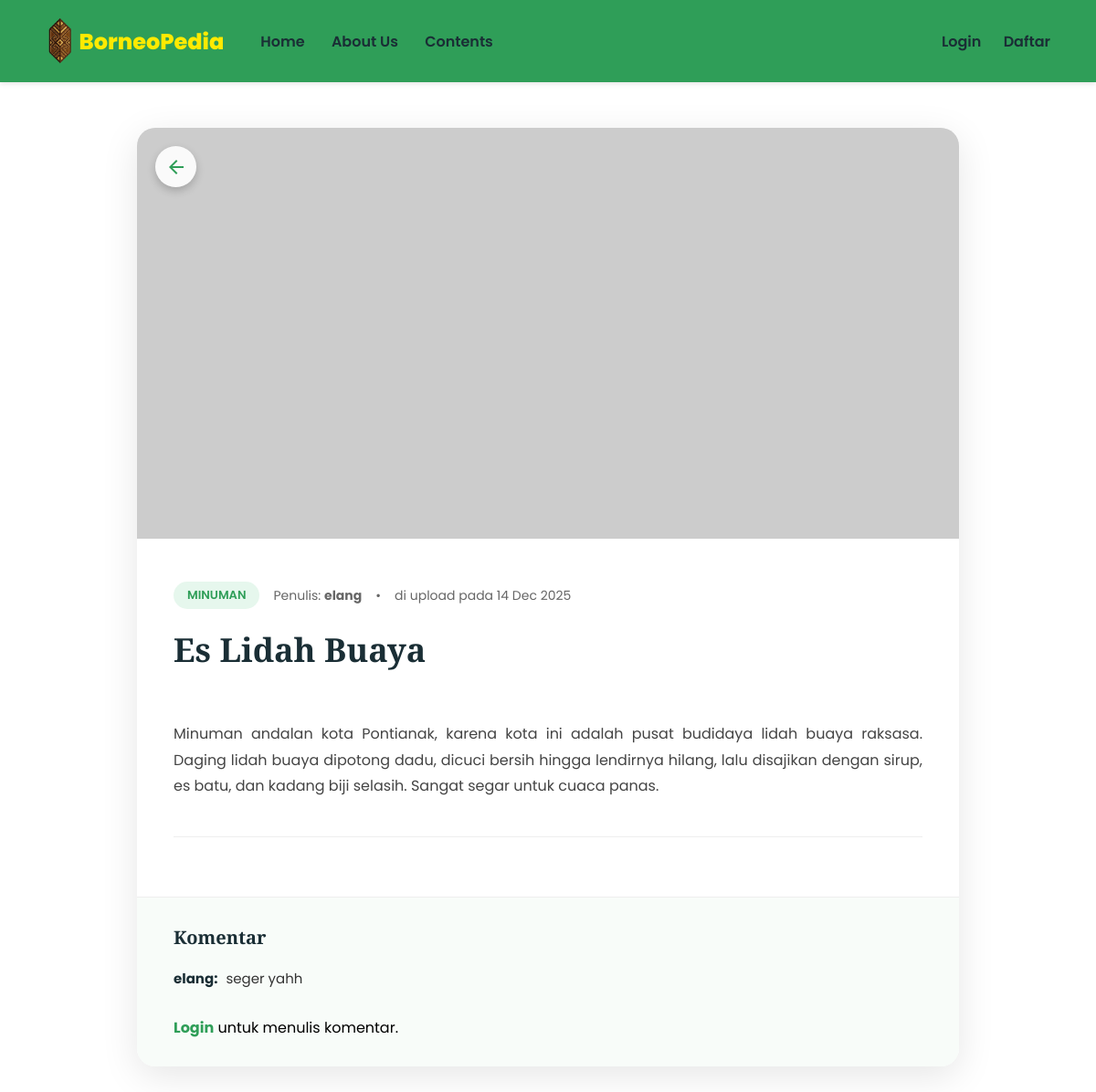
/detail.php?id=8, run on the app's committed database.
### tables this page shows
CREATE TABLE `contents` (
  `id` int(11) NOT NULL,
  `user_id` int(11) NOT NULL,
  `nama` varchar(100) NOT NULL,
  `tipe` varchar(50) NOT NULL,
  `informasi` text NOT NULL,
  `foto` varchar(255) NOT NULL,
  `created_at` timestamp NOT NULL DEFAULT current_timestamp()
);

CREATE TABLE `users` (
  `id` int(11) NOT NULL,
  `username` varchar(50) NOT NULL,
  `password` varchar(255) NOT NULL
);

CREATE TABLE `komentar` (
  `id` int(11) NOT NULL,
  `content_id` int(11) NOT NULL,
  `user_id` int(11) NOT NULL,
  `isi` text NOT NULL,
  `tanggal` timestamp NOT NULL DEFAULT current_timestamp()
);

### detail.php (the view, shortened to what this page needs)
<?php
include 'koneksi.php';
$id_content = $_GET['id'];
$query = mysqli_query($conn, "SELECT contents.*, users.username
                              FROM contents
                              JOIN users ON contents.user_id = users.id
                              WHERE contents.id = '$id_content'");
$data = mysqli_fetch_assoc($query);
$query_komen = mysqli_query($conn, "SELECT komentar.*, users.username
                                    FROM komentar
                                    JOIN users ON komentar.user_id = users.id
                                    WHERE content_id = '$id_content'
                                    ORDER BY tanggal DESC");
?>
<!DOCTYPE html>
<html lang="id">
<head>
</head>
<body>
    <nav>
        <div class="nav-left">
             <a href="index.php" class="logo">
            <img src="asset/logofix.png" class="logo-img"> BorneoPedia</a>
            <div class="nav-links">
                <a href="index.php">Home</a>
                <a href="about.php">About Us</a>
                <a href="contents.php">Contents</a>
            </div>
        </div>
        <div class="nav-right">
            <?php if(isset($_SESSION['status']) && $_SESSION['status'] == 'login'): ?>
                <span>Hi, <?php echo $_SESSION['username']; ?></span>
                <a href="upload.php">Upload +</a>
                <a href="logout.php">Logout</a>
            <?php else: ?>
                <a href="login.php">Login</a>
                <a href="register.php">Daftar</a>
            <?php endif; ?>
        </div>
    </nav>
    <main class="detail-container">
        <div class="card-detail">
            <a href="contents.php" class="btn-back-arrow" title="Kembali">
                <svg class="icon-back" viewBox="0 0 24 24">
                    <path d="M20 11H7.83l5.59-5.59L12 4l-8 8 8 8 1.41-1.41L7.83 13H20v-2z"></path>
                </svg>
            </a>
            <img src="<?php echo $data['foto']; ?>" class="detail-img" onerror="this.src='https://via.placeholder.com/800x450?text=Gambar+Tidak+Valid'">
            <div class="detail-body">
                <div class="meta-header">
                    <span class="badge-type"><?php echo $data['tipe']; ?></span>
                    <span>Penulis: <b><?php echo $data['username']; ?></b></span>
                    <span>&bull;</span>
                    <span>di upload pada <?php echo date('d M Y', strtotime($data['created_at'])); ?></span>
                </div>
                <h1><?php echo $data['nama']; ?></h1>
                <div class="content-text">
                    <?php echo nl2br(htmlspecialchars($data['informasi'])); ?>
                </div>
                <div class="action-area">
                </div>
            </div>
            <div class="comment-section">
                <h3 class="comment-title">Komentar</h3>
                <div class="comment-list">
                    <?php if(mysqli_num_rows($query_komen) > 0): ?>
                        <?php while($komen = mysqli_fetch_assoc($query_komen)): ?>
                            <div class="comment-item">
                                <span class="comment-user"><?php echo $komen['username']; ?>:</span>
                                <span><?php echo htmlspecialchars($komen['isi']); ?></span>
                            </div>
                        <?php endwhile; ?>
                    <?php else: ?>
                        <p style="color:#aaa; font-style:italic;">Belum ada komentar.</p>
                    <?php endif; ?>
                </div>
                <?php if(isset($_SESSION['status']) && $_SESSION['status'] == 'login'): ?>
                    <form method="POST" class="comment-form">
                        <input type="text" name="isi_komentar" class="input-comment" placeholder="Tulis komentar..." required autocomplete="off">
                        <button type="submit" name="kirim_komentar" class="btn-send">
                            <svg class="icon-send" viewBox="0 0 24 24">
                                <path d="M2.01 21L23 12 2.01 3 2 10l15 2-15 2z"></path>
                            </svg>
                        </button>
                    </form>
                <?php else: ?>
                    <p><a href="login.php" style="color:#2F9E58; font-weight:bold;">Login</a> untuk menulis komentar.</p>
                <?php endif; ?>
            </div>
        </div>
    </main>
</body>
</html>

### detail.php (style rules this page uses)
* { margin: 0; padding: 0; box-sizing: border-box; text-decoration: none; }
html, body { margin: 0; padding: 0; width: 100%; height: 100%; }
body { font-family: 'Poppins', sans-serif; background-image: url('asset/bg_kedua.png'); background-attachment: fixed; background-size: cover; background-position: center; background-repeat: no-repeat; min-height: 100vh; display: flex; flex-direction: column; }
nav { background-color: #2F9E58; display: flex; justify-content: space-between; align-items: center; padding: 20px 50px; box-shadow: 0 2px 5px rgba(0,0,0,0.1); position: sticky; top: 0; z-index: 1000; }
.nav-left { display: flex; align-items: center; gap: 40px; }
.logo { font-size: 24px; font-weight: 800; color: #ffea00ff; display: flex; align-items: center; }
.logo-img { height: 50px; width: auto; margin-right: 5px; vertical-align: middle; }
.nav-links a, .nav-right a, .nav-right span { color: #1a2e35; font-weight: 600; font-size: 16px; transition: color 0.3s; }
.nav-links a { margin-right: 25px; }
.nav-right a { margin-left: 20px; }
.detail-container { flex: 1; padding: 50px 20px; display: flex; justify-content: center; align-items: flex-start; }
.card-detail { background: white; width: 100%; max-width: 900px; border-radius: 20px; overflow: hidden; box-shadow: 0 10px 40px rgba(0,0,0,0.1); margin-bottom: 50px; position: relative; }
.detail-img { width: 100%; height: 450px; object-fit: cover; background-color: #eee; }
.btn-back-arrow { position: absolute; top: 20px; left: 20px; background-color: rgba(255, 255, 255, 0.9); width: 45px; height: 45px; border-radius: 50%; display: flex; justify-content: center; align-items: center; box-shadow: 0 4px 10px rgba(0,0,0,0.2); transition: transform 0.2s, background-color 0.2s; z-index: 10; }
.icon-back { width: 24px; height: 24px; fill: #2F9E58; }
.detail-body { padding: 40px; }
.meta-header { display: flex; align-items: center; gap: 15px; margin-bottom: 20px; font-size: 14px; color: #666; flex-wrap: wrap; }
.badge-type { background-color: #e6f7ed; color: #2F9E58; padding: 5px 15px; border-radius: 50px; font-weight: 600; font-size: 13px; text-transform: uppercase; }
h1 { font-family: 'Merriweather', serif; font-size: 36px; color: #1a2e35; margin-bottom: 25px; }
.content-text { font-size: 16px; line-height: 1.8; color: #444; text-align: justify; margin-bottom: 40px; white-space: pre-line; }
.action-area { border-top: 1px solid #eee; padding-top: 25px; display: flex; gap: 15px; }
.comment-section { background-color: #f8fcf9; padding: 30px 40px; border-top: 1px solid #eee; }
.comment-title { font-family: 'Merriweather', serif; font-size: 20px; color: #1a2e35; margin-bottom: 20px; }
.comment-list { margin-bottom: 30px; }
.comment-item { margin-bottom: 15px; font-size: 15px; color: #333; }
.comment-user { font-weight: 700; color: #1a2e35; margin-right: 5px; }

### data on the page
contents: tipe "MINUMAN", user.username "elang", created_at "14 Dec 2025", nama "Es Lidah Buaya", informasi "Minuman andalan kota Pontianak, karena kota ini adalah pusat budidaya lidah buaya raksasa. Daging lidah buaya dipotong dadu, dicuci bersih hingga lendirnya hilang, lalu disajikan dengan sirup, es batu, dan kadang biji selasih. Sangat segar untuk cuaca panas."
komentar: user.username "elang", isi "seger yahh"
